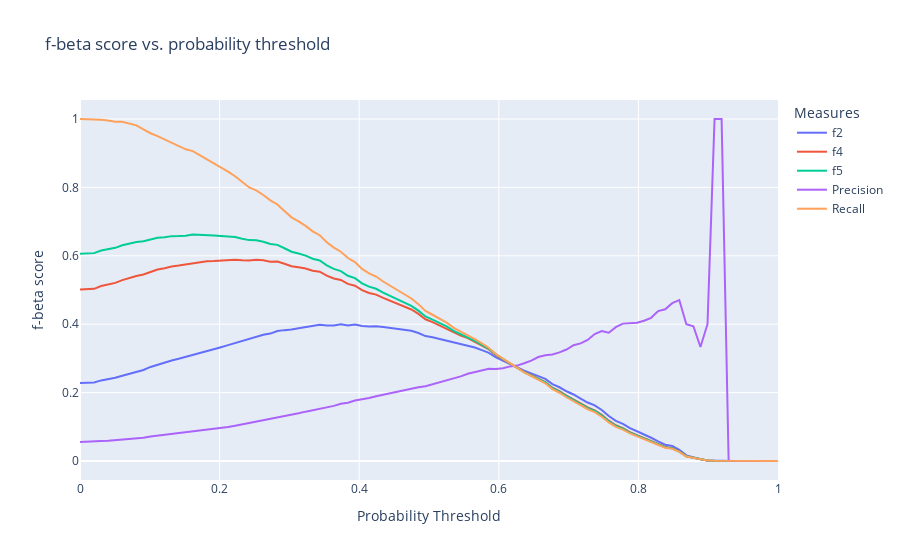

Notebook cell for this chart:
### Code cell
# line chart for finding best beta score and corresponding threshold
import plotly.graph_objects as go
fig = go.Figure()
fig.add_trace(go.Scatter(x=probability_thresholds, y=f2_scores, mode='lines',name='f2'))
fig.add_trace(go.Scatter(x=probability_thresholds, y=f4_scores, mode='lines',name='f4'))
fig.add_trace(go.Scatter(x=probability_thresholds, y=f5_scores, mode='lines',name='f5'))
fig.add_trace(go.Scatter(x=probability_thresholds, y=precision_scores, mode='lines',name='Precision'))
fig.add_trace(go.Scatter(x=probability_thresholds, y=recall_scores, mode='lines',name='Recall'))
fig.update_layout(xaxis_title="Probability Threshold",
                yaxis_title="f-beta score",
                title="f-beta score vs. probability threshold",
                legend_title="Measures",
                hovermode="x unified")
fig.update_xaxes(showspikes=True)
fig.update_yaxes(showspikes=True)              
fig.show()
